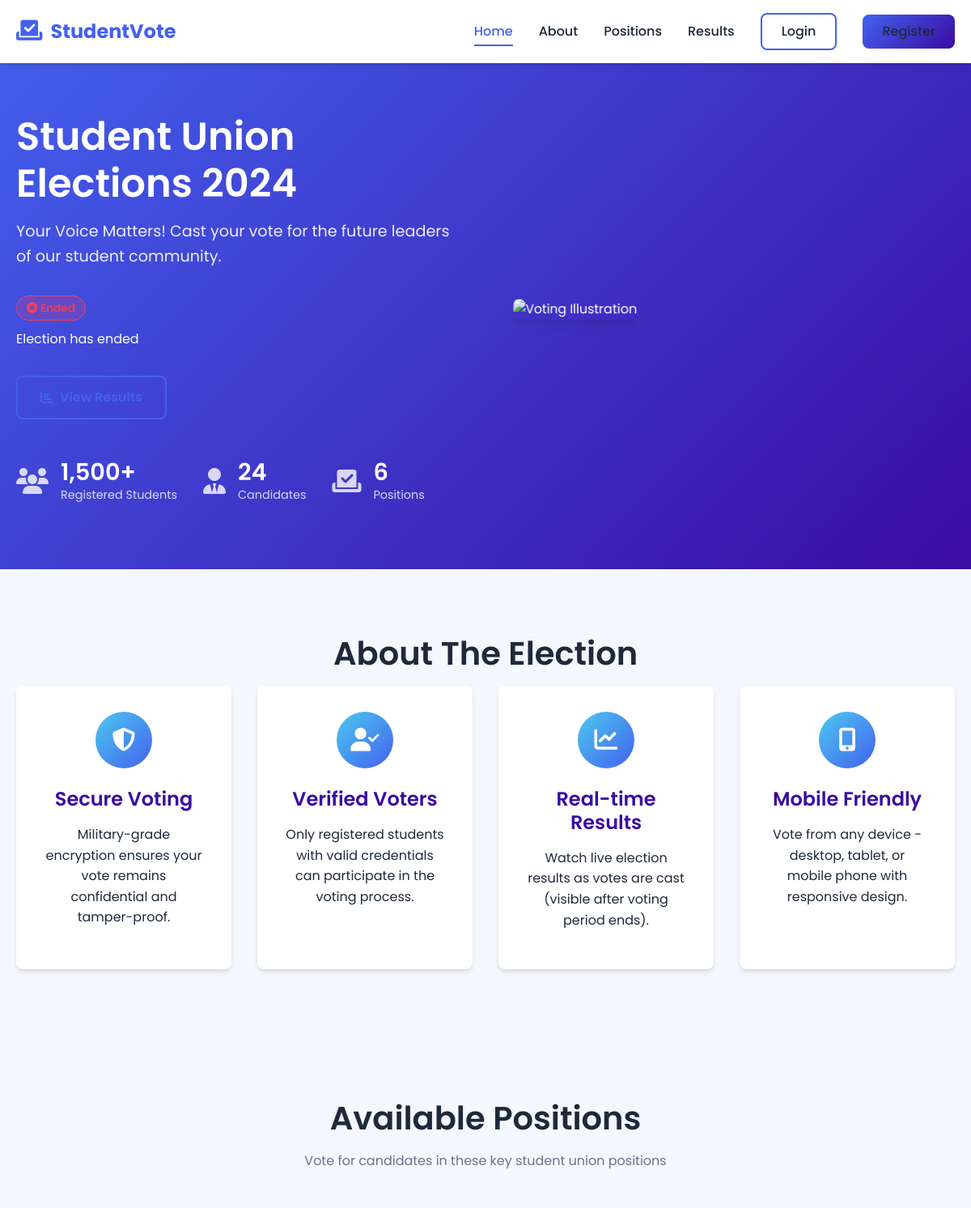
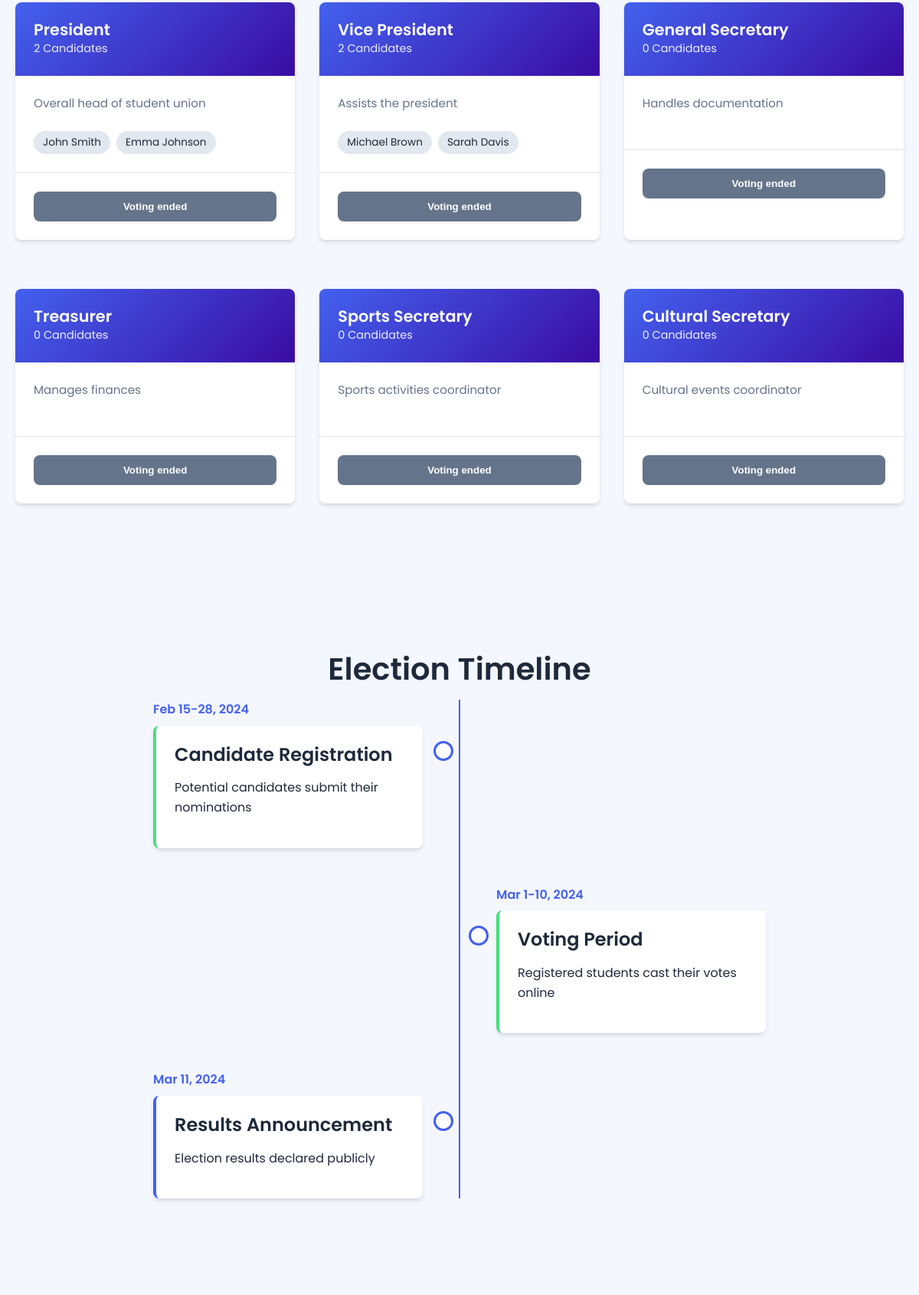
The page / (upper part) on the database its author committed (2 pictures, top to bottom).
### tables this page shows
CREATE TABLE election_settings (
    id INT PRIMARY KEY AUTO_INCREMENT,
    election_name VARCHAR(100) NOT NULL,
    start_date DATETIME,
    end_date DATETIME,
    is_active BOOLEAN DEFAULT 1,
    created_at TIMESTAMP DEFAULT CURRENT_TIMESTAMP
);

CREATE TABLE positions (
    id INT PRIMARY KEY AUTO_INCREMENT,
    title VARCHAR(100) NOT NULL,
    description TEXT,
    max_candidates INT DEFAULT 3,
    is_active BOOLEAN DEFAULT 1,
    created_at TIMESTAMP DEFAULT CURRENT_TIMESTAMP
);

### includes/functions.php (called while the page is built, shortened)
<?php
function getElectionStatus($pdo) {
    $sql = "SELECT * FROM election_settings WHERE is_active = 1 LIMIT 1";
    $stmt = $pdo->prepare($sql);
    $stmt->execute();
    $election = $stmt->fetch();
    $now = new DateTime();
    $start = new DateTime($election['start_date']);
    $end = new DateTime($election['end_date']);
    if ($now < $start) {
        $interval = $now->diff($start);
        return [
            'status' => 'upcoming',
            'message' => 'Election starts in ' . $interval->format('%d days, %h hours'),
            'start_date' => $election['start_date'],
            'end_date' => $election['end_date']
        ];
    } elseif ($now > $end) {
        return [
            'status' => 'ended',
            'message' => 'Election has ended',
            'start_date' => $election['start_date'],
            'end_date' => $election['end_date']
        ];
    }
}
function getPositionsWithCandidates($pdo, $active_only = true) {
    $sql = "SELECT p.*,
                   COUNT(c.id) as candidate_count,
                   GROUP_CONCAT(c.full_name) as candidate_names
            FROM positions p
            LEFT JOIN candidates c ON p.id = c.position_id AND c.is_active = 1
            WHERE " . ($active_only ? "p.is_active = 1" : "1") . "
            GROUP BY p.id
            ORDER BY p.id";
    $stmt = $pdo->prepare($sql);
    $stmt->execute();
    return $stmt->fetchAll();
}
?>

### index.php (the view, shortened to what this page needs)
<?php
require_once 'includes/config.php';
$election_status = getElectionStatus($pdo);
?>
<!DOCTYPE html>
<html lang="en">
<head>
    <link rel="stylesheet" href="Assets/css/style.css">
    <link rel="stylesheet" href="https://cdnjs.cloudflare.com/ajax/libs/font-awesome/6.4.0/css/all.min.css">
</head>
<body>
    <nav class="navbar">
        <div class="container">
            <a href="index.php" class="logo">
                <i class="fas fa-vote-yea"></i>
                <span>StudentVote</span>
            </a>
            <div class="nav-links">
                <a href="index.php" class="active">Home</a>
                <a href="#about">About</a>
                <a href="#positions">Positions</a>
                <a href="results_public.php">Results</a>
                <a href="login.php" class="btn-login">Login</a>
                <a href="register.php" class="btn-register">Register</a>
            </div>
        </div>
    </nav>
    <section class="hero">
        <div class="container">
            <div class="hero-content">
                <h1>Student Union Elections 2024</h1>
                <p class="subtitle">Your Voice Matters! Cast your vote for the future leaders of our student community.</p>
                <div class="election-status">
                    <div class="status-badge status-<?php echo $election_status['status']; ?>">
                        <i class="fas fa-<?php echo $election_status['status'] == 'active' ? 'play-circle' : ($election_status['status'] == 'ended' ? 'stop-circle' : 'clock'); ?>"></i>
                        <span><?php echo ucfirst($election_status['status']); ?></span>
                    </div>
                    <p class="status-message"><?php echo $election_status['message']; ?></p>
                </div>
                <div class="hero-buttons">
                    <a href="results_public.php" class="btn btn-outline">
                        <i class="fas fa-chart-bar"></i> View Results
                    </a>
                </div>
                <div class="stats">
                    <div class="stat-item">
                        <i class="fas fa-users"></i>
                        <div>
                            <h3>1,500+</h3>
                            <p>Registered Students</p>
                        </div>
                    </div>
                    <div class="stat-item">
                        <i class="fas fa-user-tie"></i>
                        <div>
                            <h3>24</h3>
                            <p>Candidates</p>
                        </div>
                    </div>
                    <div class="stat-item">
                        <i class="fas fa-vote-yea"></i>
                        <div>
                            <h3>6</h3>
                            <p>Positions</p>
                        </div>
                    </div>
                </div>
            </div>
            <div class="hero-image">
                <img src="https://cdn.pixabay.com/photo/2016/11/29/01/34/ballot-1867092_1280.jpg" alt="Voting Illustration">
            </div>
        </div>
    </section>
    <section id="about" class="about-section">
        <div class="container">
            <h2 class="section-title">About The Election</h2>
            <div class="about-grid">
                <div class="about-card">
                    <div class="icon">
                        <i class="fas fa-shield-alt"></i>
                    </div>
                    <h3>Secure Voting</h3>
                    <p>Military-grade encryption ensures your vote remains confidential and tamper-proof.</p>
                </div>
                <div class="about-card">
                    <div class="icon">
                        <i class="fas fa-user-check"></i>
                    </div>
                    <h3>Verified Voters</h3>
                    <p>Only registered students with valid credentials can participate in the voting process.</p>
                </div>
                <div class="about-card">
                    <div class="icon">
                        <i class="fas fa-chart-line"></i>
                    </div>
                    <h3>Real-time Results</h3>
                    <p>Watch live election results as votes are cast (visible after voting period ends).</p>
                </div>
                <div class="about-card">
                    <div class="icon">
                        <i class="fas fa-mobile-alt"></i>
                    </div>
                    <h3>Mobile Friendly</h3>
                    <p>Vote from any device - desktop, tablet, or mobile phone with responsive design.</p>
                </div>
            </div>
        </div>
    </section>
    <section id="positions" class="positions-section">
        <div class="container">
            <h2 class="section-title">Available Positions</h2>
            <p class="section-subtitle">Vote for candidates in these key student union positions</p>
            <div class="positions-grid">
                <?php
                $positions = getPositionsWithCandidates($pdo);
                foreach ($positions as $position):
                ?>
                <div class="position-card">
                    <div class="position-header">
                        <h3><?php echo htmlspecialchars($position['title']); ?></h3>
                        <p><?php echo $position['candidate_count']; ?> Candidates</p>
                    </div>
                    <div class="position-body">
                        <p><?php echo htmlspecialchars($position['description']); ?></p>
                        <div class="candidates-preview">
                            <?php
                            $candidates = explode(',', $position['candidate_names']);
                            foreach (array_slice($candidates, 0, 3) as $candidate):
                                if (!empty(trim($candidate))):
                            ?>
                            <span class="candidate-tag"><?php echo htmlspecialchars(trim($candidate)); ?></span>
                            <?php
                                endif;
                            endforeach;
                            ?>
                        </div>
                    </div>
                    <div class="position-footer">
                        <?php if ($election_status['status'] == 'active'): ?>
                            <a href="vote.php" class="btn-vote">Vote Now</a>
                        <?php else: ?>
                            <button class="btn-vote disabled" disabled>Voting <?php echo $election_status['status']; ?></button>
                        <?php endif; ?>
                    </div>
                </div>
                <?php endforeach; ?>
            </div>
        </div>
    </section>
    <section class="timeline-section">
        <div class="container">
            <h2 class="section-title">Election Timeline</h2>
            <div class="timeline">
                <div class="timeline-item <?php echo $election_status['status'] == 'ended' ? 'completed' : ''; ?>">
                    <div class="timeline-date">Feb 15-28, 2024</div>
                    <div class="timeline-content">
                        <h3>Candidate Registration</h3>
                        <p>Potential candidates submit their nominations</p>
                    </div>
                </div>
                <div class="timeline-item <?php echo $election_status['status'] == 'ended' ? 'completed' : ($election_status['status'] == 'active' ? 'current' : ''); ?>">
                    <div class="timeline-date">Mar 1-10, 2024</div>
                    <div class="timeline-content">
                        <h3>Voting Period</h3>
                        <p>Registered students cast their votes online</p>
                    </div>
                </div>
                <div class="timeline-item <?php echo $election_status['status'] == 'ended' ? 'current' : ''; ?>">
                    <div class="timeline-date">Mar 11, 2024</div>
                    <div class="timeline-content">
                        <h3>Results Announcement</h3>
                        <p>Election results declared publicly</p>
                    </div>
                </div>
            </div>
        </div>
    </section>
</body>
</html>

### rows shown on the page
election_settings: start_date+end_date "Ended", start_date+end_date "Election has ended", start_date+end_date "ended"
positions: title "President", candidate_count "2", description "Overall head of student union", candidate "John Smith", candidate "Emma Johnson"
positions: title "Vice President", candidate_count "2", description "Assists the president", candidate "Michael Brown", candidate "Sarah Davis"
positions: title "General Secretary", candidate_count "0", description "Handles documentation"
positions: title "Treasurer", candidate_count "0", description "Manages finances"
positions: title "Sports Secretary", candidate_count "0", description "Sports activities coordinator"
positions: title "Cultural Secretary", candidate_count "0", description "Cultural events coordinator"
